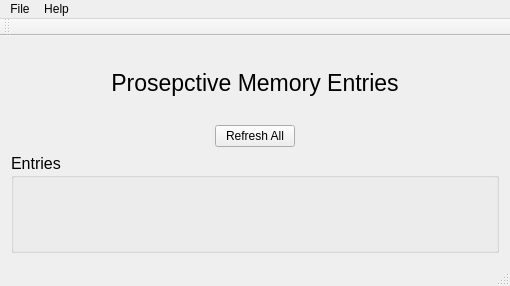
<?xml version="1.0" encoding="UTF-8"?>
<ui version="4.0">
 <class>WindowClass</class>
 <widget class="QMainWindow" name="WindowClass">
  <property name="geometry">
   <rect>
    <x>0</x>
    <y>0</y>
    <width>510</width>
    <height>286</height>
   </rect>
  </property>
  <property name="windowTitle">
   <string>Prospective Memory</string>
  </property>
  <widget class="QWidget" name="centralWidget">
   <layout class="QVBoxLayout" name="verticalLayout_2">
    <item>
     <layout class="QVBoxLayout" name="verticalLayout">
      <item>
       <widget class="QLabel" name="label">
        <property name="font">
         <font>
          <pointsize>17</pointsize>
         </font>
        </property>
        <property name="text">
         <string>Prosepctive Memory Entries</string>
        </property>
        <property name="alignment">
         <set>Qt::AlignCenter</set>
        </property>
       </widget>
      </item>
      <item>
       <layout class="QHBoxLayout" name="horizontalLayout">
        <item>
         <spacer name="horizontalSpacer">
          <property name="orientation">
           <enum>Qt::Horizontal</enum>
          </property>
          <property name="sizeHint" stdset="0">
           <size>
            <width>68</width>
            <height>20</height>
           </size>
          </property>
         </spacer>
        </item>
        <item>
         <widget class="QPushButton" name="pushButton">
          <property name="text">
           <string>Refresh All</string>
          </property>
         </widget>
        </item>
        <item>
         <spacer name="horizontalSpacer_2">
          <property name="orientation">
           <enum>Qt::Horizontal</enum>
          </property>
          <property name="sizeHint" stdset="0">
           <size>
            <width>88</width>
            <height>20</height>
           </size>
          </property>
         </spacer>
        </item>
       </layout>
      </item>
     </layout>
    </item>
    <item>
     <widget class="QGroupBox" name="groupBox">
      <property name="font">
       <font>
        <pointsize>12</pointsize>
       </font>
      </property>
      <property name="title">
       <string>Entries</string>
      </property>
     </widget>
    </item>
   </layout>
  </widget>
  <widget class="QMenuBar" name="menuBar">
   <property name="geometry">
    <rect>
     <x>0</x>
     <y>0</y>
     <width>510</width>
     <height>21</height>
    </rect>
   </property>
   <widget class="QMenu" name="menuFile">
    <property name="title">
     <string>File</string>
    </property>
    <addaction name="actionSettings"/>
    <addaction name="separator"/>
    <addaction name="actionQuit"/>
   </widget>
   <widget class="QMenu" name="menu">
    <property name="title">
     <string>Help</string>
    </property>
    <addaction name="actionAbout_Prospective_Memory"/>
    <addaction name="actionAbout_Program"/>
   </widget>
   <addaction name="menuFile"/>
   <addaction name="menu"/>
  </widget>
  <widget class="QToolBar" name="mainToolBar">
   <attribute name="toolBarArea">
    <enum>TopToolBarArea</enum>
   </attribute>
   <attribute name="toolBarBreak">
    <bool>false</bool>
   </attribute>
  </widget>
  <widget class="QStatusBar" name="statusBar"/>
  <action name="actionSettings">
   <property name="icon">
    <iconset resource="window.qrc">
     <normaloff>:/Images/Resources/Settings icon.ico</normaloff>:/Images/Resources/Settings icon.ico</iconset>
   </property>
   <property name="text">
    <string>Settings</string>
   </property>
  </action>
  <action name="actionQuit">
   <property name="icon">
    <iconset resource="window.qrc">
     <normaloff>:/Images/Resources/Quit icon.ico</normaloff>:/Images/Resources/Quit icon.ico</iconset>
   </property>
   <property name="text">
    <string>Quit</string>
   </property>
   <property name="shortcut">
    <string>Q</string>
   </property>
  </action>
  <action name="actionAbout_Prospective_Memory">
   <property name="icon">
    <iconset resource="window.qrc">
     <normaloff>:/Images/Resources/Question icon.ico</normaloff>:/Images/Resources/Question icon.ico</iconset>
   </property>
   <property name="text">
    <string>About Prospective Memory</string>
   </property>
  </action>
  <action name="actionAbout_Program">
   <property name="icon">
    <iconset resource="window.qrc">
     <normaloff>:/Images/Resources/Question icon.ico</normaloff>:/Images/Resources/Question icon.ico</iconset>
   </property>
   <property name="text">
    <string>About</string>
   </property>
  </action>
 </widget>
 <layoutdefault spacing="6" margin="11"/>
 <resources>
  <include location="window.qrc"/>
 </resources>
 <connections/>
</ui>
